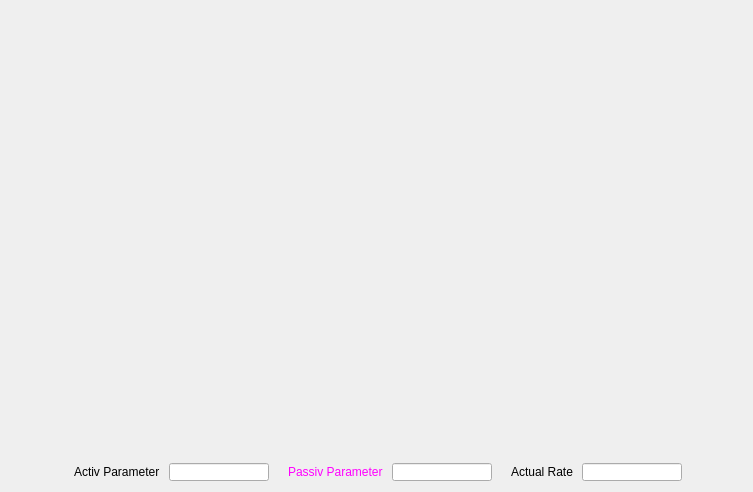
<?xml version="1.0" encoding="UTF-8"?>
<ui version="4.0">
 <class>RealTimePlot</class>
 <widget class="QWidget" name="RealTimePlot">
  <property name="geometry">
   <rect>
    <x>0</x>
    <y>0</y>
    <width>753</width>
    <height>492</height>
   </rect>
  </property>
  <property name="windowTitle">
   <string>Form</string>
  </property>
  <layout class="QGridLayout" name="gridLayout">
   <item row="0" column="0">
    <layout class="QVBoxLayout" name="main_layout">
     <item alignment="Qt::AlignHCenter">
      <widget class="QLabel" name="error_label">
       <property name="styleSheet">
        <string notr="true">color: rgb(255, 0, 0);
margin-bottom: 5px;
font-sie: 24px;</string>
       </property>
       <property name="text">
        <string/>
       </property>
      </widget>
     </item>
     <item>
      <layout class="QHBoxLayout" name="horizontalLayout">
       <item>
        <spacer name="horizontalSpacer_2">
         <property name="orientation">
          <enum>Qt::Horizontal</enum>
         </property>
         <property name="sizeHint" stdset="0">
          <size>
           <width>40</width>
           <height>20</height>
          </size>
         </property>
        </spacer>
       </item>
       <item>
        <widget class="QLabel" name="label_2">
         <property name="styleSheet">
          <string notr="true">margin-top: 10px;</string>
         </property>
         <property name="text">
          <string>Activ Parameter</string>
         </property>
        </widget>
       </item>
       <item>
        <widget class="QLineEdit" name="activ_parameter">
         <property name="maximumSize">
          <size>
           <width>100</width>
           <height>16777215</height>
          </size>
         </property>
         <property name="styleSheet">
          <string notr="true">margin-top: 10px;</string>
         </property>
         <property name="readOnly">
          <bool>true</bool>
         </property>
        </widget>
       </item>
       <item>
        <widget class="QLabel" name="label_3">
         <property name="styleSheet">
          <string notr="true">margin-left: 10px;
color: rgb(255, 0, 255);
margin-top: 10px;</string>
         </property>
         <property name="text">
          <string>Passiv Parameter</string>
         </property>
        </widget>
       </item>
       <item>
        <widget class="QLineEdit" name="passiv_parameter">
         <property name="maximumSize">
          <size>
           <width>100</width>
           <height>16777215</height>
          </size>
         </property>
         <property name="styleSheet">
          <string notr="true">margin-top: 10px;</string>
         </property>
         <property name="readOnly">
          <bool>true</bool>
         </property>
        </widget>
       </item>
       <item>
        <widget class="QLabel" name="label">
         <property name="styleSheet">
          <string notr="true">margin-left: 10px;
margin-top: 10px;</string>
         </property>
         <property name="text">
          <string>Actual Rate</string>
         </property>
        </widget>
       </item>
       <item>
        <widget class="QLineEdit" name="rate">
         <property name="maximumSize">
          <size>
           <width>100</width>
           <height>16777215</height>
          </size>
         </property>
         <property name="styleSheet">
          <string notr="true">margin-top: 10px;</string>
         </property>
         <property name="readOnly">
          <bool>true</bool>
         </property>
        </widget>
       </item>
       <item>
        <spacer name="horizontalSpacer">
         <property name="orientation">
          <enum>Qt::Horizontal</enum>
         </property>
         <property name="sizeHint" stdset="0">
          <size>
           <width>40</width>
           <height>20</height>
          </size>
         </property>
        </spacer>
       </item>
      </layout>
     </item>
    </layout>
   </item>
  </layout>
 </widget>
 <resources/>
 <connections/>
</ui>
